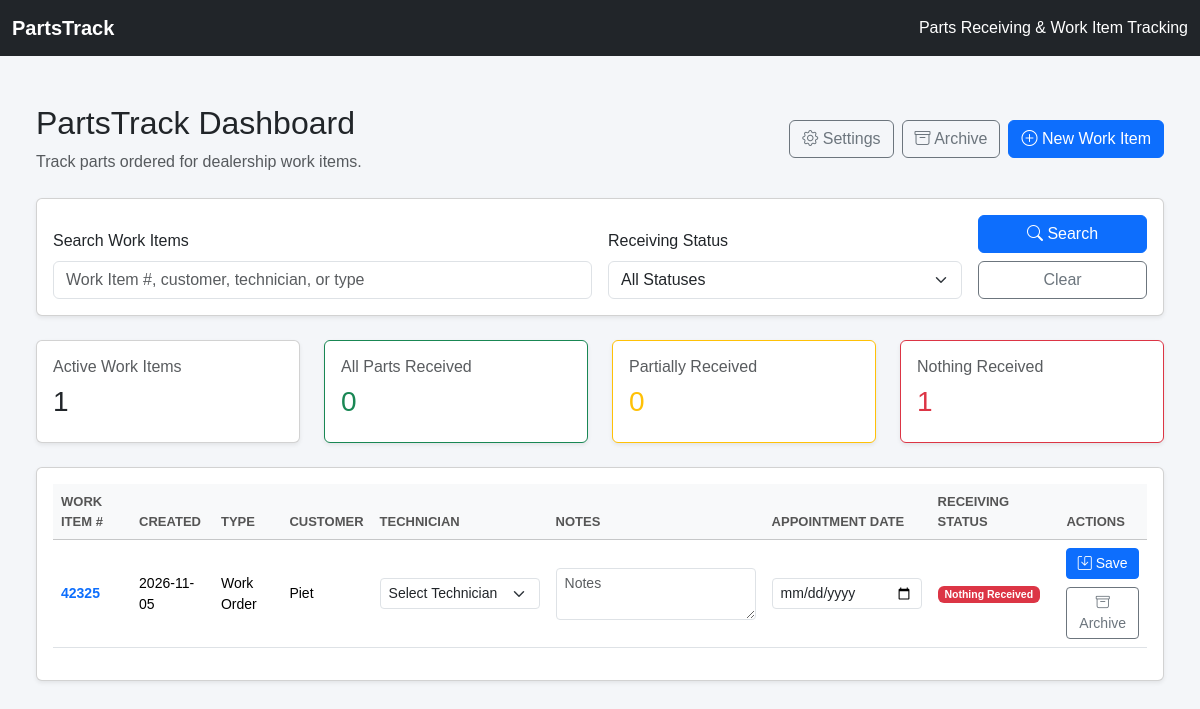
Before: / with the older database file.
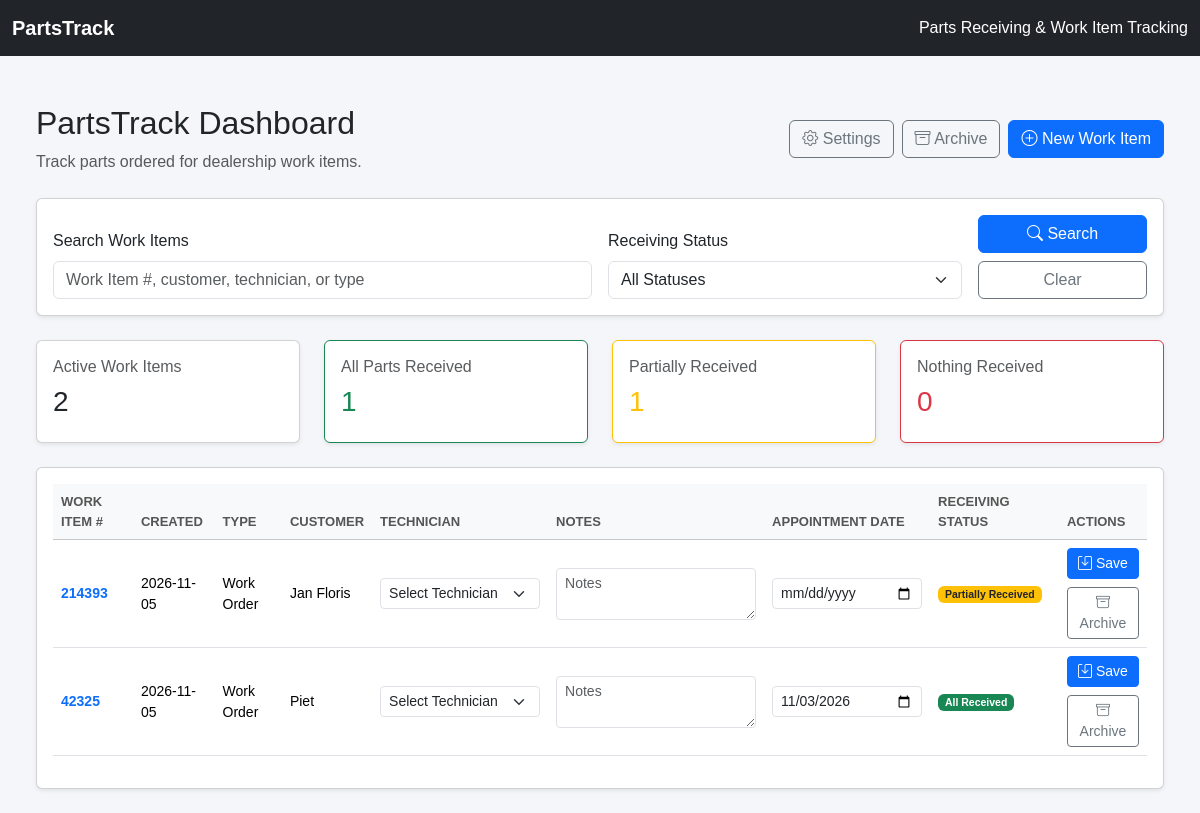
After: the same page with the newer database file.
### app/models.py (models this page shows, shortened)
class WorkItem(db.Model):
    id = db.Column(db.Integer, primary_key=True)
    number = db.Column(db.String(50), nullable=False)
    type = db.Column(db.String(50), nullable=False)
    customer = db.Column(db.String(150), nullable=False)
    technician = db.Column(db.String(100), nullable=True)
    notes = db.Column(db.Text, nullable=True)
    appointment_date = db.Column(
        db.Date,
        nullable=True
    )
    is_archived = db.Column(
        db.Boolean,
        default=False,
        nullable=False
    )
    created_at = db.Column(
        db.DateTime,
        default=lambda: datetime.now(timezone.utc),
        nullable=False
    )
    parts_orders = db.relationship(
        "PartsOrder",
        backref="work_item",
        cascade="all, delete-orphan"
    )

### app/routes.py (the view, shortened to what this page needs)
@main.route("/")
def dashboard():
    work_items = WorkItem.query.filter_by(
        is_archived=False
    ).order_by(WorkItem.created_at.desc()).all()
    total_items = len(work_items)
    green_count = 0
    yellow_count = 0
    red_count = 0
    for item in work_items:
        total_ordered = sum(
            part.quantity_ordered
            for order in item.parts_orders
            for part in order.parts
        )
        total_received = sum(
            part.quantity_received
            for order in item.parts_orders
            for part in order.parts
        )
        if total_ordered == 0 or total_received == 0:
            item.receiving_status = "Red"
        elif total_received >= total_ordered:
            item.receiving_status = "Green"
        else:
            item.receiving_status = "Yellow"
        if item.receiving_status == "Green":
            green_count += 1
        elif item.receiving_status == "Yellow":
            yellow_count += 1
        else:
            red_count += 1
    search_query = request.args.get("search", "").strip().lower()
    status_filter = request.args.get("status", "").strip()
    filtered_items = work_items
    if status_filter in ["Red", "Yellow", "Green"]:
        filtered_items = [
            item for item in filtered_items
            if item.receiving_status == status_filter
        ]
    technicians = Technician.query.order_by(
        Technician.name.asc()
    ).all()
    return render_template(
        "dashboard.html",
        work_items=filtered_items,
        total_items=total_items,
        green_count=green_count,
        yellow_count=yellow_count,
        red_count=red_count,
        search_query=search_query,
        status_filter=status_filter,
        technicians=technicians
    )

### app/templates/dashboard.html (shortened to what this page needs)
{% extends "base.html" %}
{% block content %}
<div class="container-fluid mt-4">
    <div class="d-flex justify-content-between align-items-center mb-4">
        <div>
            <h2>PartsTrack Dashboard</h2>
            <p class="text-muted mb-0">
                Track parts ordered for dealership work items.
            </p>
        </div>
        <div class="d-flex gap-2">
            <a href="{{ url_for('main.technician_settings') }}"
               class="btn btn-outline-secondary">
                <i class="bi bi-gear"></i>
                Settings
            </a>
            <a href="{{ url_for('main.archived_work_items') }}"
               class="btn btn-outline-secondary">
                <i class="bi bi-archive"></i>
                Archive
            </a>
            <a href="{{ url_for('main.new_work_item') }}"
               class="btn btn-primary">
                <i class="bi bi-plus-circle"></i>
                New Work Item
            </a>
        </div>
    </div>
    <div class="card shadow-sm mb-4">
        <div class="card-body">
            <form method="GET" action="{{ url_for('main.dashboard') }}">
                <div class="row g-3 align-items-end">
                    <div class="col-md-6">
                        <label for="search" class="form-label">
                            Search Work Items
                        </label>
                        <input type="text"
                               class="form-control"
                               id="search"
                               name="search"
                               placeholder="Work Item #, customer, technician, or type"
                               value="{{ search_query }}">
                    </div>
                    <div class="col-md-4">
                        <label for="status" class="form-label">
                            Receiving Status
                        </label>
                        <select class="form-select"
                                id="status"
                                name="status">
                            <option value="">All Statuses</option>
                        </select>
                    </div>
                    <div class="col-md-2">
                        <button type="submit"
                                class="btn btn-primary w-100 mb-2">
                            <i class="bi bi-search"></i>
                            Search
                        </button>
                        <a href="{{ url_for('main.dashboard') }}"
                           class="btn btn-outline-secondary w-100">
                            Clear
                        </a>
                    </div>
                </div>
            </form>
        </div>
    </div>
    <div class="row mb-4">
        <div class="col-md-3">
            <div class="card shadow-sm">
                <div class="card-body">
                    <h6 class="text-muted">Active Work Items</h6>
                    <h3>{{ total_items }}</h3>
                </div>
            </div>
        </div>
        <div class="col-md-3">
            <div class="card shadow-sm border-success">
                <div class="card-body">
                    <h6 class="text-muted">All Parts Received</h6>
                    <h3 class="text-success">{{ green_count }}</h3>
                </div>
            </div>
        </div>
        <div class="col-md-3">
            <div class="card shadow-sm border-warning">
                <div class="card-body">
                    <h6 class="text-muted">Partially Received</h6>
                    <h3 class="text-warning">{{ yellow_count }}</h3>
                </div>
            </div>
        </div>
        <div class="col-md-3">
            <div class="card shadow-sm border-danger">
                <div class="card-body">
                    <h6 class="text-muted">Nothing Received</h6>
                    <h3 class="text-danger">{{ red_count }}</h3>
                </div>
            </div>
        </div>
    </div>
    <div class="card shadow-sm">
        <div class="card-body">
            <div class="table-responsive">
                <table class="table table-hover align-middle">
                    <thead class="table-light">
                        <tr>
                            <th>Work Item #</th>
                            <th>Created</th>
                            <th>Type</th>
                            <th>Customer</th>
                            <th>Technician</th>
                            <th>Notes</th>
                            <th>Appointment Date</th>
                            <th>Receiving Status</th>
                            <th>Actions</th>
                        </tr>
                    </thead>
                    <tbody>
                        {% for item in work_items %}
                        {% set form_id = "edit_work_item_" ~ item.id %}
                        <tr>
                            <td>
                                <strong>
                                    <a href="{{ url_for('main.work_item_details', item_id=item.id) }}"
                                       class="text-decoration-none">
                                        {{ item.number }}
                                    </a>
                                </strong>
                            </td>
                            <td>
                                {{ item.created_at.strftime("%Y-%m-%d") }}
                            </td>
                            <td>{{ item.type }}</td>
                            <td>{{ item.customer }}</td>
                            <td>
                                <select class="form-select form-select-sm"
                                        name="technician"
                                        form="{{ form_id }}"
                                        style="min-width: 160px;">
                                    <option value="">Select Technician</option>
                                </select>
                            </td>
                            <td>
                                <textarea class="form-control form-control-sm"
                                          name="notes"
                                          form="{{ form_id }}"
                                          rows="2"
                                          placeholder="Notes"
                                          style="min-width: 200px;">{{ item.notes or '' }}</textarea>
                            </td>
                            <td>
                                <input type="date"
                                       class="form-control form-control-sm"
                                       name="appointment_date"
                                       form="{{ form_id }}"
                                       value="{{ item.appointment_date.strftime('%Y-%m-%d') if item.appointment_date else '' }}"
                                       style="min-width: 150px;">
                            </td>
                            <td>
                                {% if item.receiving_status == "Green" %}
                                    <span class="badge bg-success">
                                        All Received
                                    </span>
                                {% elif item.receiving_status == "Yellow" %}
                                    <span class="badge bg-warning text-dark">
                                        Partially Received
                                    </span>
                                {% else %}
                                    <span class="badge bg-danger">
                                        Nothing Received
                                    </span>
                                {% endif %}
                            </td>
                            <td>
                                <form id="{{ form_id }}"
                                    method="POST"
                                    action="{{ url_for('main.update_work_item_dashboard', item_id=item.id) }}"
                                    class="mb-2"
                                    data-receiving-status="{{ item.receiving_status }}"
                                    onsubmit="return confirmAppointmentSave(this);">
                                    <button type="submit"
                                            class="btn btn-sm btn-primary w-100">
                                        <i class="bi bi-save"></i>
                                        Save
                                    </button>
                                </form>
                                <form method="POST"
                                      action="{{ url_for('main.archive_work_item', item_id=item.id) }}"
                                      onsubmit="return confirm('Archive this Work Item?');">
                                    <button type="submit"
                                            class="btn btn-sm btn-outline-secondary w-100">
                                        <i class="bi bi-archive"></i>
                                        Archive
                                    </button>
                                </form>
                            </td>
                        </tr>
                        {% endfor %}
                    </tbody>
                </table>
            </div>
        </div>
    </div>
</div>
{% endblock %}

### app/templates/base.html (shortened to what this page needs)
<!DOCTYPE html>
<html lang="en">
<head>
    <link
        href="https://cdn.jsdelivr.net/npm/bootstrap@5.3.3/dist/css/bootstrap.min.css"
        rel="stylesheet">
    <link
        href="{{ url_for('static', filename='css/style.css') }}"
        rel="stylesheet">
    <link
        rel="stylesheet"
        href="https://cdn.jsdelivr.net/npm/bootstrap-icons@1.11.3/font/bootstrap-icons.min.css">
</head>
<body>
    <nav class="navbar navbar-dark bg-dark">
        <div class="container-fluid">
            <a class="navbar-brand fw-bold" href="/">
                PartsTrack
            </a>
            <span class="text-white">
                Parts Receiving & Work Item Tracking
            </span>
        </div>
    </nav>
    <main class="container-fluid p-4">
        {% block content %}
        {% endblock %}
    </main>
</body>
</html>

### app/static/css/style.css (style rules this page uses)
body { background-color: #f4f6f9; font-family: Arial, sans-serif; }
.table th { font-size: 13px; text-transform: uppercase; color: #555; }
.table td { font-size: 14px; }

Changed rows visible on the page:
added WorkItem: number "214393", created_at "2026-11-05", type "Work Order", customer "Jan Floris", notes "Notes", shows "Partially Received"
changed WorkItem "Piet": appointment_date (not shown) → "11/03/2026"; text "Nothing Received" → "All Received"
Other visible differences:
{{ total_items }}: "1" → "2"
{{ green_count }}: "0" → "1"
{{ yellow_count }}: "0" → "1"
{{ red_count }}: "1" → "0"
